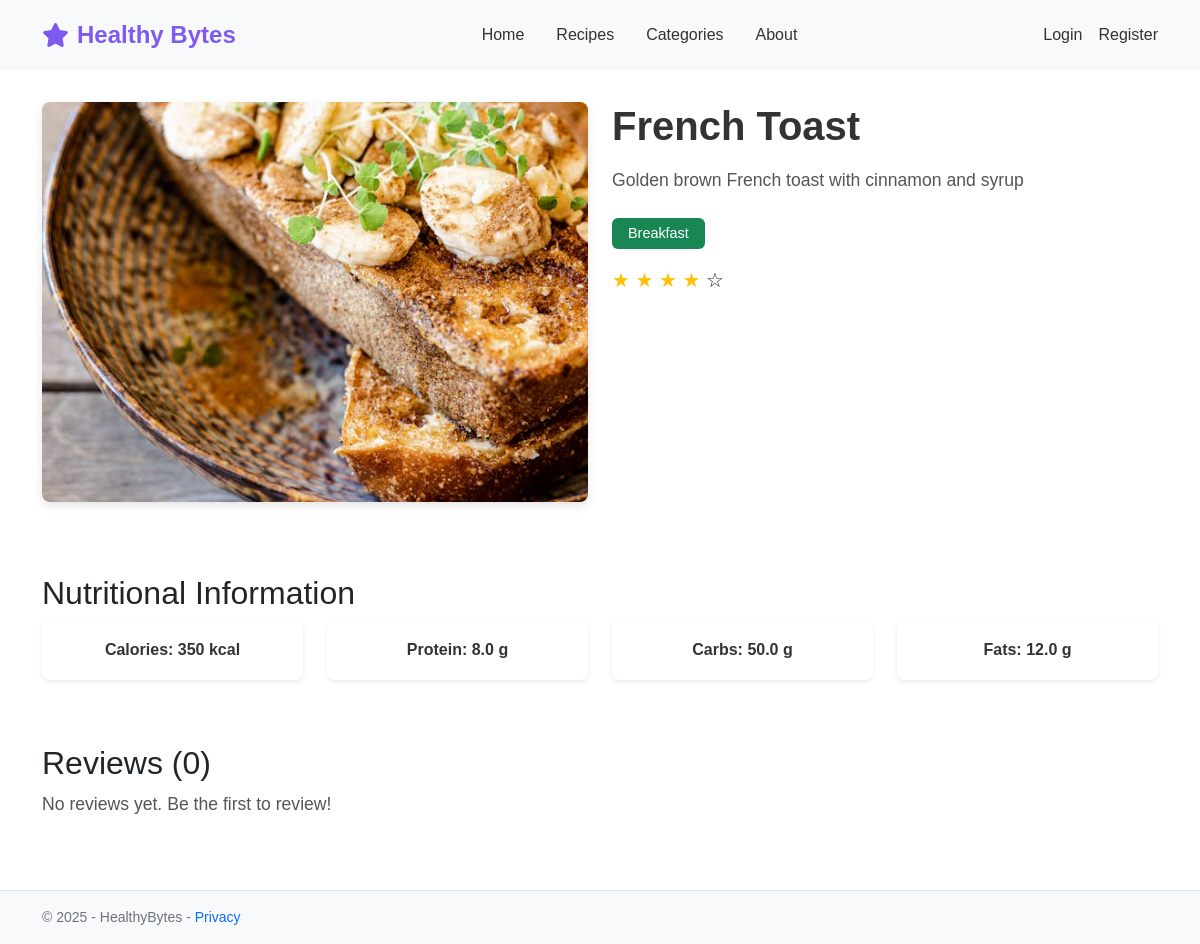
The app's page /recipe/5 with its own data.
### app/models.py (models this page shows, shortened)
class Recipe(db.Model):
    id = db.Column(db.Integer, primary_key=True)
    title = db.Column(db.String(100), nullable=False)
    description = db.Column(db.Text, nullable=False)
    calories = db.Column(db.Integer, nullable=True)
    protein = db.Column(db.Float, nullable=True)
    carbs = db.Column(db.Float, nullable=True)
    fats = db.Column(db.Float, nullable=True)
    image_file = db.Column(db.String(20), nullable=True, default='default_recipe.jpg')
    category_id = db.Column(db.Integer, db.ForeignKey('category.id'), nullable=False)
    reviews = db.relationship('Review', backref='recipe', lazy=True)

class Category(db.Model):
    id = db.Column(db.Integer, primary_key=True)
    name = db.Column(db.String(100), nullable=False)
    description = db.Column(db.Text, nullable=True)
    recipes_count = db.Column(db.Integer, default=0)
    recipes = db.relationship('Recipe', backref='category', lazy=True)

### app/blueprints/recipes/routes.py (the view)
@recipes.route('/recipe/<int:recipe_id>')
def recipe_detail(recipe_id):
    recipe = Recipe.query.get_or_404(recipe_id)
    reviews = Review.query.filter_by(recipe_id=recipe_id).all()
    return render_template('recipe_detail.html', recipe=recipe, reviews=reviews)

### app/blueprints/recipes/templates/recipe_detail.html (shortened to what this page needs)
{% extends "base.html" %}
{% block content %}
<div class="recipe-detail">
    <div class="row">
        <div class="col-md-6">
            <div class="recipe-detail-image-container">
                <img src="{{ url_for('static', filename='images/recipes/' + recipe.image_file) }}"
                     alt="{{ recipe.title }}"
                     class="img-fluid rounded">
            </div>
        </div>
        <div class="col-md-6">
            <h1>{{ recipe.title }}</h1>
            <p>{{ recipe.description }}</p>
            <div class="mb-3">
                <span class="badge bg-success">{{ recipe.category.name }}</span>
            </div>
            <div class="mb-3">
                <div class="rating">
                    {% for i in range(1, 5) %}
                        <span class="text-warning">★</span>
                    {% endfor %}
                    <span>☆</span>
                </div>
            </div>
        </div>
    </div>
    <div class="row mt-5">
        <div class="col-12">
            <h2>Nutritional Information</h2>
            <div class="row">
                <div class="col-md-3 mb-3">
                    <div class="card nutrition-card">
                        <div class="card-body">
                            <h5 class="card-title">Calories: {{ recipe.calories }} kcal</h5>
                        </div>
                    </div>
                </div>
                <div class="col-md-3 mb-3">
                    <div class="card nutrition-card">
                        <div class="card-body">
                            <h5 class="card-title">Protein: {{ recipe.protein }} g</h5>
                        </div>
                    </div>
                </div>
                <div class="col-md-3 mb-3">
                    <div class="card nutrition-card">
                        <div class="card-body">
                            <h5 class="card-title">Carbs: {{ recipe.carbs }} g</h5>
                        </div>
                    </div>
                </div>
                <div class="col-md-3 mb-3">
                    <div class="card nutrition-card">
                        <div class="card-body">
                            <h5 class="card-title">Fats: {{ recipe.fats }} g</h5>
                        </div>
                    </div>
                </div>
            </div>
        </div>
    </div>
    <div class="row mt-5">
        <div class="col-12">
            <h2>Reviews ({{ reviews|length }})</h2>
            {% if reviews %}
                {% for review in reviews %}
                    <div class="card mb-3">
                        <div class="card-body">
                            <div class="d-flex justify-content-between">
                                <h5 class="card-title">{{ review.author.username }}</h5>
                                <div class="rating">
                                    {% for i in range(review.rating) %}
                                        <span class="text-warning">★</span>
                                    {% endfor %}
                                    {% for i in range(5 - review.rating) %}
                                        <span>☆</span>
                                    {% endfor %}
                                </div>
                            </div>
                            <p class="card-text">{{ review.content }}</p>
                            <p class="text-muted small">{{ review.date_posted.strftime('%B %d, %Y') }}</p>
                        </div>
                    </div>
                {% endfor %}
            {% else %}
                <p>No reviews yet. Be the first to review!</p>
            {% endif %}
        </div>
    </div>
</div>
{% endblock %}

### app/static/css/style.css (style rules this page uses)
body { font-family: Arial, sans-serif; min-height: 100vh; display: flex; flex-direction: column; }
.card { transition: transform 0.3s ease, box-shadow 0.3s ease; overflow: hidden; border-radius: 8px; box-shadow: 0 2px 5px rgba(0, 0, 0, 0.1); }
.card-title { font-size: 1.1rem; font-weight: 600; margin-bottom: 0.5rem; color: #333; }
.recipe-detail { margin-top: 2rem; margin-bottom: 3rem; }
.recipe-detail-image-container { width: 100%; height: 400px; border-radius: 8px; overflow: hidden; margin-bottom: 1.5rem; box-shadow: 0 4px 10px rgba(0, 0, 0, 0.1); }
.recipe-detail-image-container img { width: 100%; height: 100%; object-fit: cover; transition: transform 0.5s ease; }
.recipe-detail h1 { color: #333; margin-bottom: 1rem; font-weight: 600; }
.recipe-detail p { color: #555; font-size: 1.1rem; line-height: 1.6; margin-bottom: 1.5rem; }
.badge { padding: 0.5rem 1rem; font-size: 0.9rem; font-weight: 500; }
.rating { font-size: 1.25rem; margin-bottom: 1rem; }
.nutrition-card { border-radius: 8px; box-shadow: 0 2px 5px rgba(0, 0, 0, 0.08); transition: transform 0.3s ease; border: none; }
.nutrition-card .card-body { padding: 1.25rem; }
.nutrition-card .card-title { margin: 0; font-size: 1rem; font-weight: 600; text-align: center; }

### records on screen
Recipe: image_file (picture), title "French Toast", description "Golden brown French toast with cinnamon and syrup", calories "350", protein "8.0", carbs "50.0", fats "12.0"
Category: category.name "Breakfast"

### other values on screen
{{ reviews|length }} "0"
